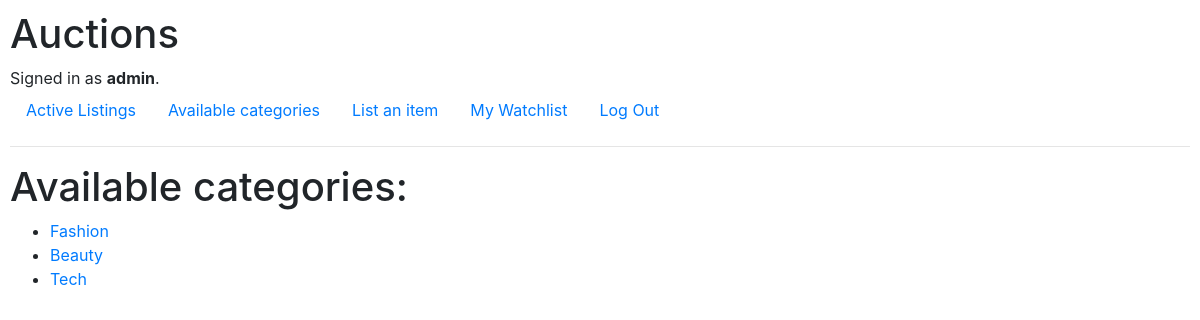
The page /categories (signed in) on the database its author committed.
### auctions/models.py (models this page shows, shortened)
class User(AbstractUser):
    pass

class Category(models.Model):
    name = models.CharField(max_length=200, unique = True) #make sure there are no duplicate Categories by setting the unique property as True

### auctions/views.py (the view)
# urls.py: path('categories', views.CategoryListView.as_view(), name='categories'),
class CategoryListView(LoginRequiredMixin, ListView):
    model = Category
    template_name = 'auctions/categories.html'
    context_object_name = 'categories'

### auctions/templates/auctions/categories.html (shortened to what this page needs)
{% extends 'auctions/layout.html' %}
{% block body %}
<h1>Available categories:</h1>
<ul>
{% for category in categories %}
<li><a href="{% url 'category_listings' category.pk %}" class="link-primary">{{ category.name }}</a></li>
{% endfor %}
</ul>
{% endblock %}

### auctions/templates/auctions/layout.html (shortened to what this page needs)
{% load static %}
<!DOCTYPE html>
<html lang="en">
    <head>
        <link rel="stylesheet" href="https://stackpath.bootstrapcdn.com/bootstrap/4.4.1/css/bootstrap.min.css">
        <link href="{% static 'auctions/styles.css' %}" rel="stylesheet">
    </head>
    <body>
        <h1>Auctions</h1>
        <div>
            {% if user.is_authenticated %}
                Signed in as <strong>{{ user.username }}</strong>.
            {% else %}
                Not signed in.
            {% endif %}
        </div>
        <ul class="nav">
            <li class="nav-item">
                <a class="nav-link" href="{% url 'index' %}">Active Listings</a>
            </li>
            <li class="nav-item">
                <a class="nav-link" href="{% url 'categories' %}">Available categories</a>
            </li>
            {% if user.is_authenticated %}
                <li class="nav-item">
                <a class="nav-link" href="{% url 'listing_create' %}">List an item</a>
             </li>
                <li class="nav-item">
                    <a class="nav-link" href="{% url 'watchlist' %}">My Watchlist</a>
                </li>
                <li class="nav-item">
                    <a class="nav-link" href="{% url 'logout' %}">Log Out</a>
                </li>
            {% endif %}
        </ul>
        <hr>
        {% block body %}
        {% endblock %}
    </body>
</html>

### auctions/static/auctions/styles.css (style rules this page uses)
body { padding: 10px; }

### rows shown on the page
User: username "admin"
Category: name "Fashion"
Category: name "Beauty"
Category: name "Tech"
